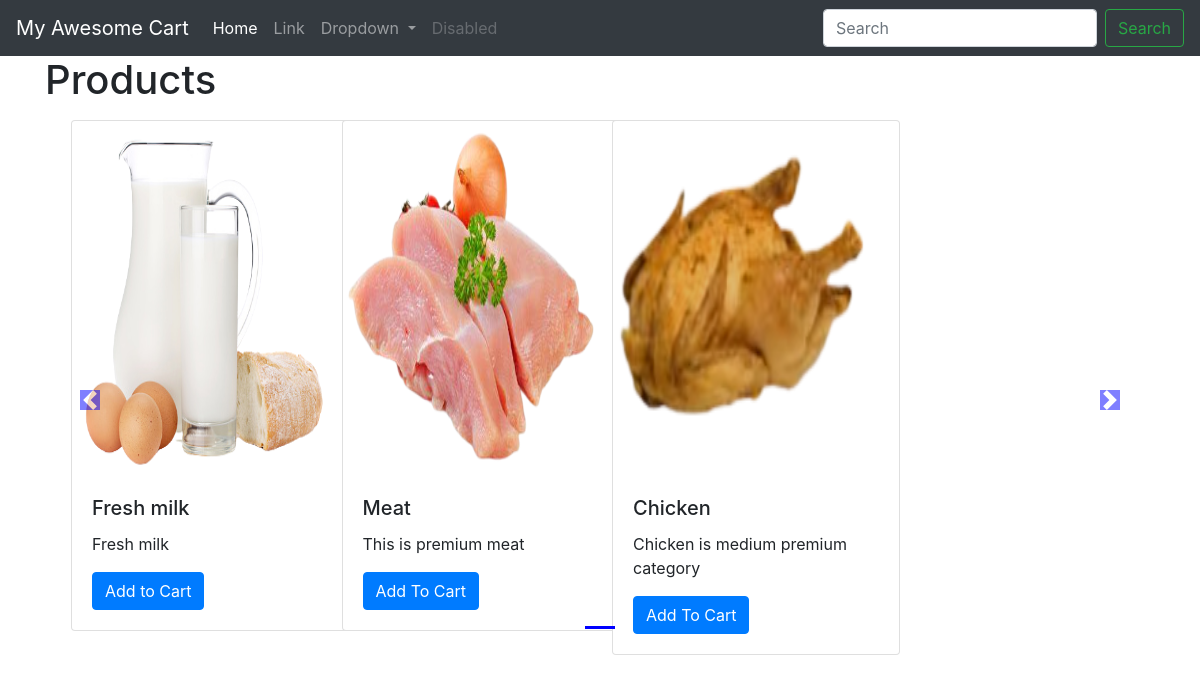
Before: / with the older database file.
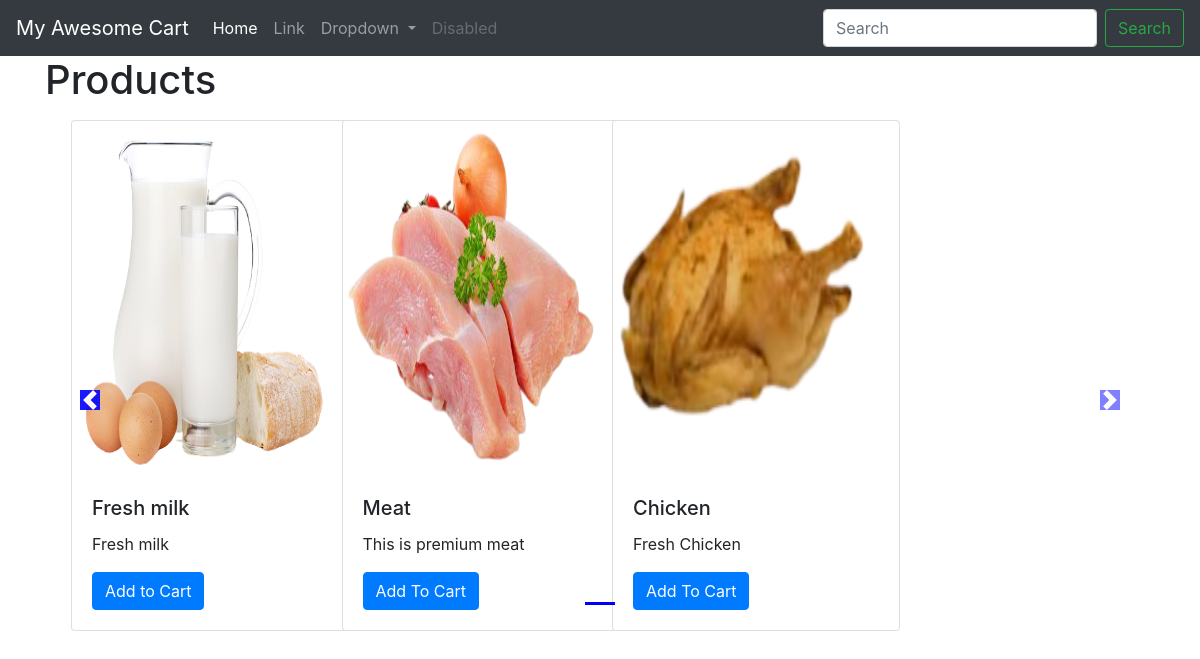
After: the same page with the newer database file.
### shop/models.py (models this page shows, shortened)
class Product(models.Model):
    product_id = models.AutoField
    product_name = models.CharField(max_length = 50)
    category = models.CharField(max_length = 50 , default = "")
    subCategory = models.CharField(max_length = 50 , default = "")
    price = models.IntegerField(default = 0)
    desc = models.CharField(max_length = 300)
    pub_date = models.DateField()
    image = models.ImageField(upload_to = "shop/images", default = "")

### shop/views.py (the view)
# urls.py: path("", views.index, name="ShopHome"),
def index(request):
    products= Product.objects.all()
    n= len(products)
    nSlides= n//4 + ceil((n/4) + (n//4))
    params={'no_of_slides':nSlides, 'range':range(1,nSlides), 'product': products}
    return render(request,"shop/index.html", params)

### shop/templates/shop/index.html (shortened to what this page needs)
{% extends 'shop/basic.html' %}
{% block body %}
{% load static %}
<div class="container">
    <h1>Products</h1>
<div id="demo" class="carousel slide my-3" data-ride="carousel">
    <ul class="carousel-indicators">
      <li data-target="#demo" data-slide-to="0" class="active"></li>
    </ul>
    <div class="container carousel-inner no-padding">
      <div class="carousel-item active">
        <div class="col-xs-3 col-sm-3 col-md-3">
          <div class="card" style="width: 18rem;">
            <img src='/media/{{product.0.image}}' class="card-img-top" alt="...">
            <div class="card-body">
                <h5 class="card-title">{{product.0.product_name}}</h5>
                <p class="card-text">{{product.0.desc}}</p>
                <a href="#" class="btn btn-primary">Add to Cart</a>
            </div>
          </div>
       </div>
        {% for i in product|slice:"1:"%}
        <div class="col-xs-3 col-sm-3 col-md-3">
          <div class="card" style="width: 18rem;">
            <img src='/media/{{i.image}}' class="card-img-top" alt="...">
            <div class="card-body">
              <h5 class="card-title">{{i.product_name}}</h5>
              <p class="card-text">{{i.desc}}</p>
              <a href="#" class="btn btn-primary">Add To Cart</a>
            </div>
          </div>
        </div>
        {% endfor %}
    </div>
</div>
</div>
    <a class="carousel-control-prev" href="#demo" data-slide="prev">
        <span class="carousel-control-prev-icon"></span>
    </a>
    <a class="carousel-control-next" href="#demo" data-slide="next">
        <span class="carousel-control-next-icon"></span>
    </a>
 {% endblock %}

Changed rows visible on the page:
changed Product "Chicken": desc "Chicken is medium premium category" → "Fresh Chicken"
